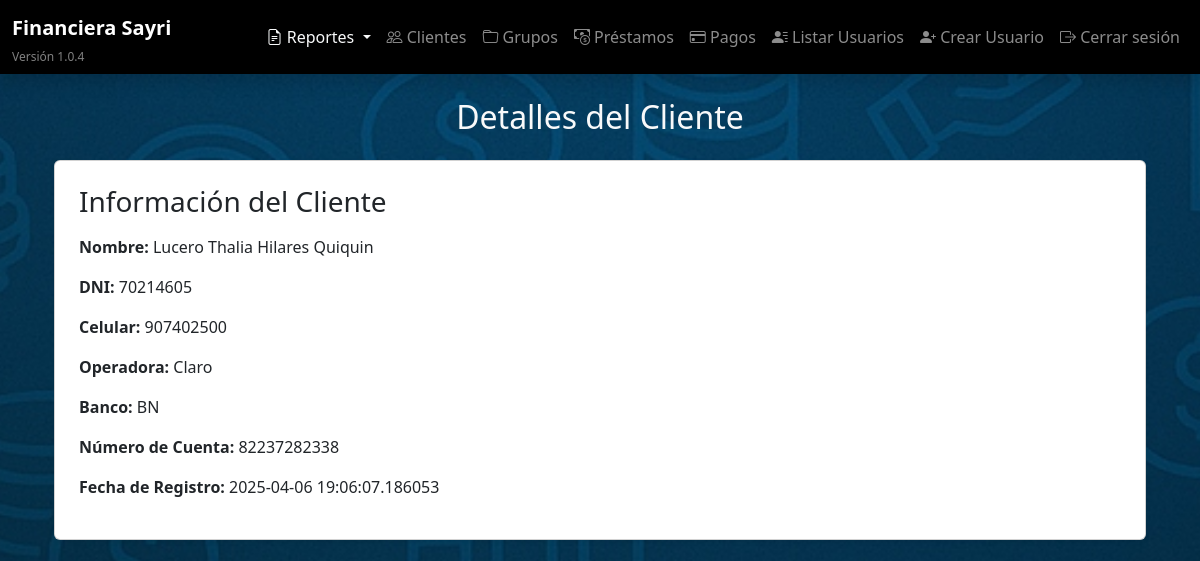
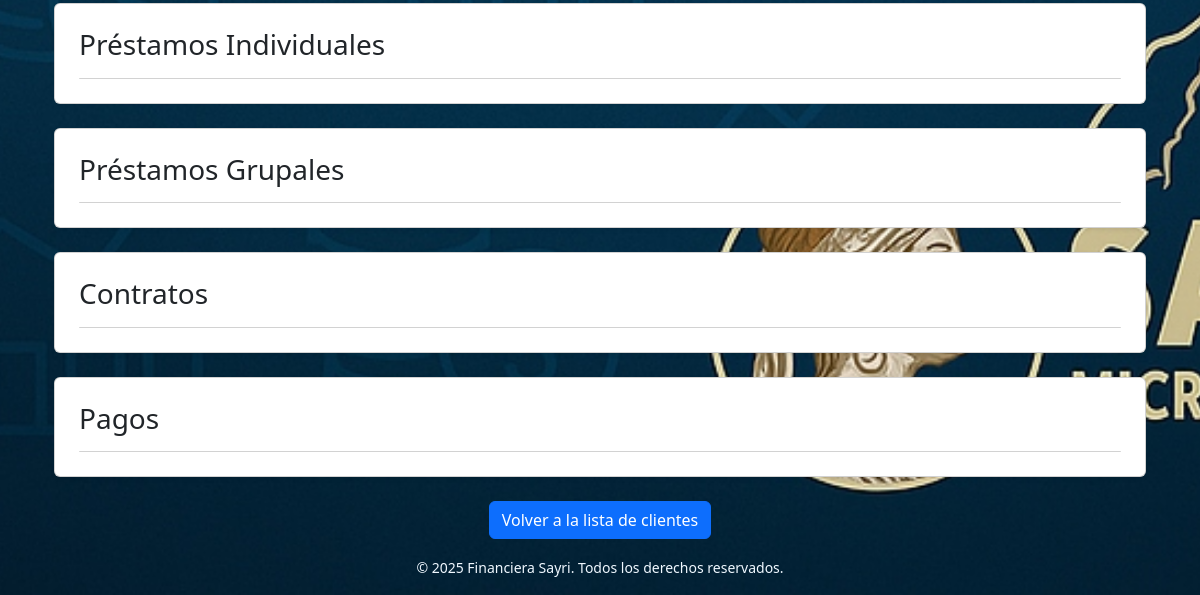
/clientes/2 (signed in), run on an earlier commit of the app's database (2 pictures, top to bottom).
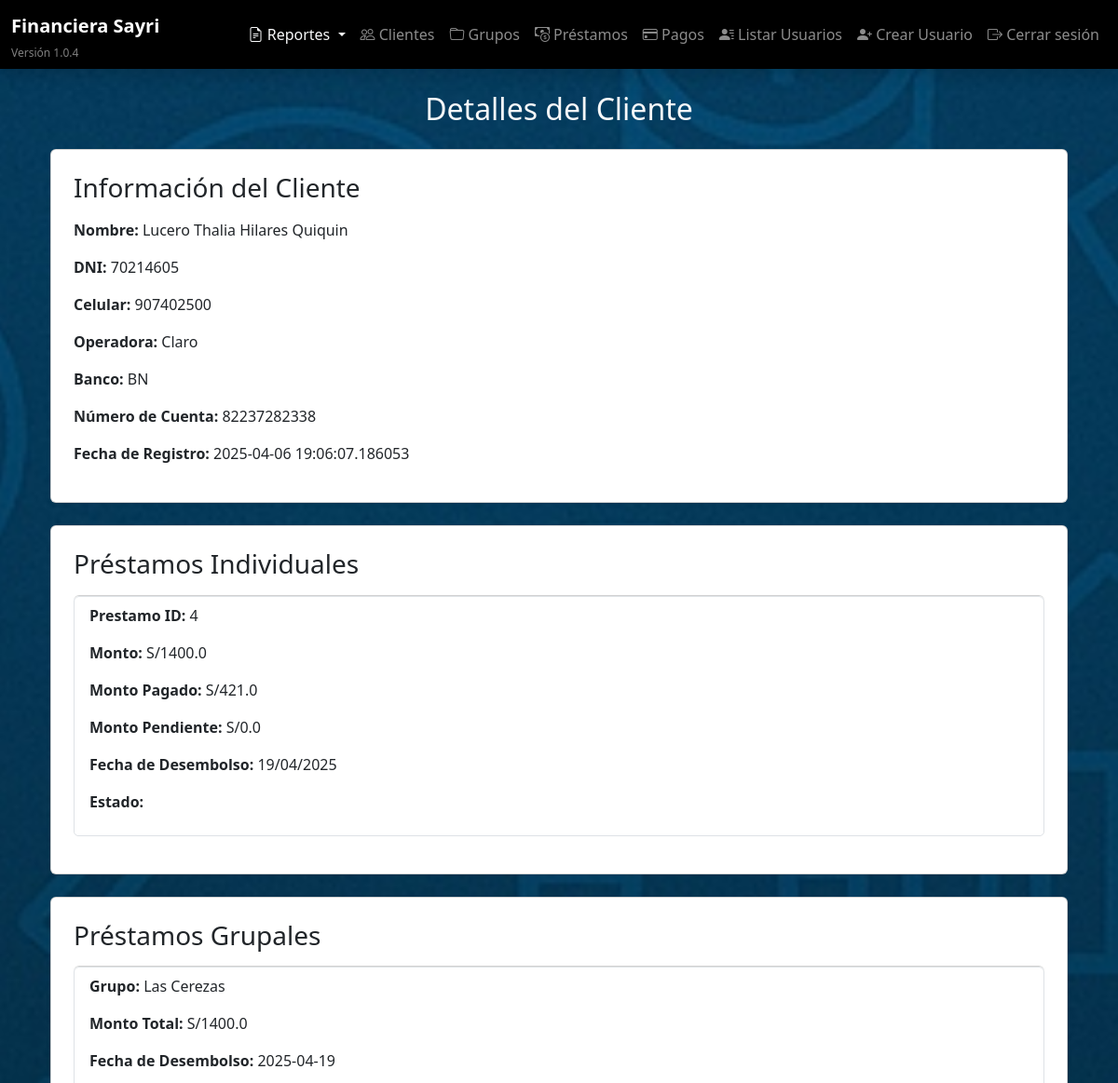
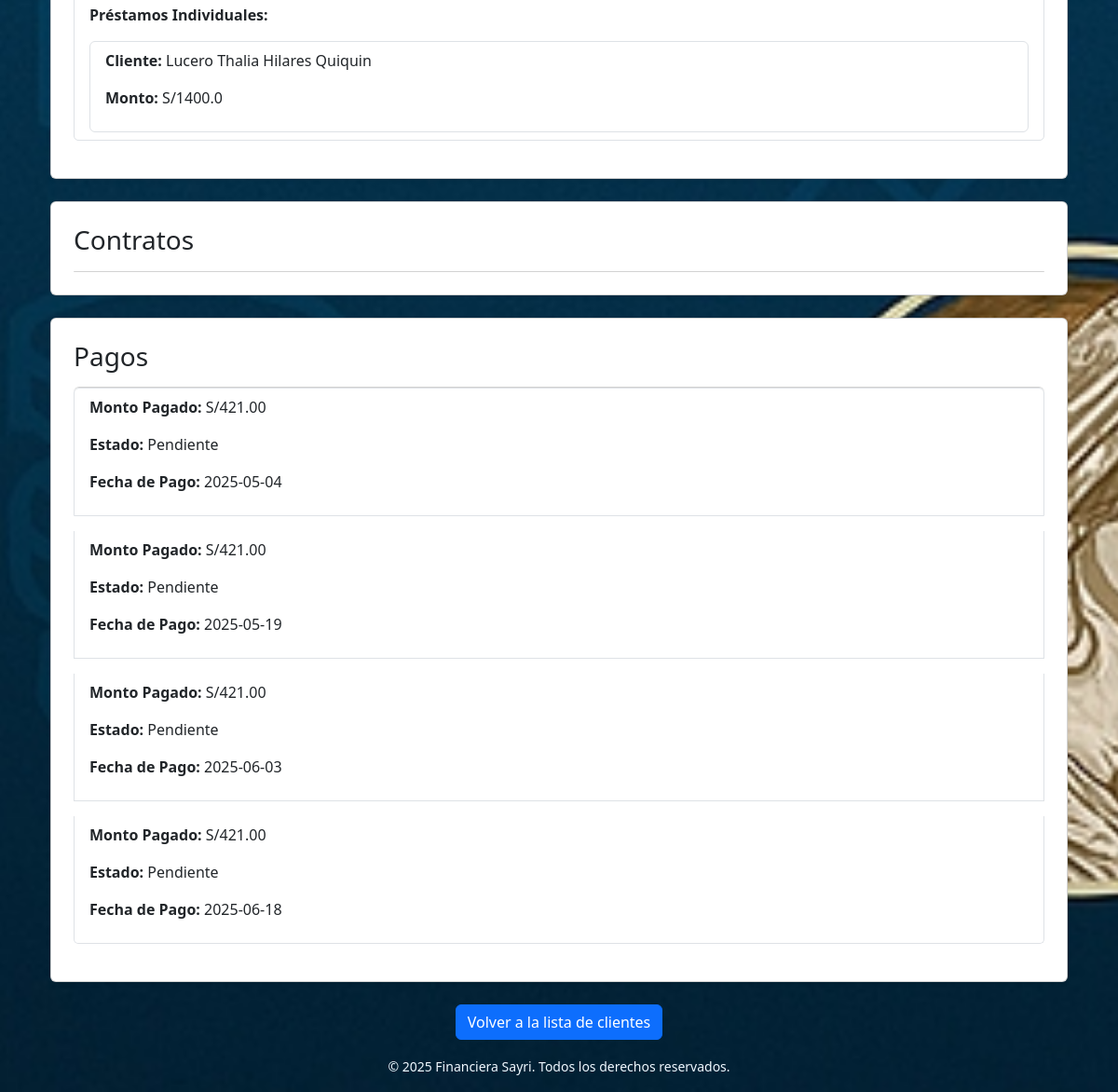
And on a later commit of the database (2 pictures, top to bottom).
### models/cliente.py (models this page shows)
class Cliente(db.Model):
    __tablename__ = 'cliente'
    id = db.Column(db.Integer, primary_key=True)
    nombre = db.Column(db.String(100), nullable=False)
    apellido = db.Column(db.String(100), nullable=False)
    dni = db.Column(db.String(15), unique=True, nullable=False)
    celular = db.Column(db.String(20), nullable=False)
    operadora = db.Column(db.String(50))
    banco = db.Column(db.String(50))
    numero_cuenta = db.Column(db.String(50))
    fecha_registro = db.Column(db.DateTime, default=datetime.utcnow)
    grupo_id = db.Column(db.Integer, db.ForeignKey('grupo.id'), nullable=True)
    prestamos_individuales = db.relationship('PrestamoIndividual', backref='cliente', lazy=True)

### models/prestamo_individual.py (models this page shows)
class PrestamoIndividual(db.Model):
    __tablename__ = 'prestamoindividual'
    id = db.Column(db.Integer, primary_key=True)
    prestamo_grupal_id = db.Column(db.Integer, db.ForeignKey('prestamogrupal.id'), nullable=False)
    cliente_id = db.Column(db.Integer, db.ForeignKey('cliente.id'), nullable=False)
    monto_pagado = db.Column(db.Float, default=0.0)
    monto = db.Column(db.Float, nullable=False)
    pagos = db.relationship('Pago', back_populates='prestamo_individual', cascade='all, delete-orphan', lazy='subquery')  # Considerar 'subquery' si hay muchos pagos
    prestamo_grupal = db.relationship('PrestamoGrupal', back_populates='prestamos_individuales')
    @property
    def monto_pendiente(self):
        from models.pago import Pago  # Importación dentro del método para evitar ciclos
        monto_pagado = db.session.query(db.func.sum(Pago.monto_pagado)).filter(
        Pago.prestamo_individual_id == self.id,
        Pago.estado.in_(["Pagado", "Incompleto"])  # Filtrar pagos con estos estados
    ).scalar() or 0  # Si no hay pagos, asigna 0
        return float(monto_pagado)  # Conversión a float para evitar problemas con Decimal

### models/prestamo_grupal.py (models this page shows)
class PrestamoGrupal(db.Model):
    __tablename__ = 'prestamogrupal'
    id = db.Column(db.Integer, primary_key=True)
    grupo_id = db.Column(db.Integer, db.ForeignKey('grupo.id'), nullable=False)
    fecha_desembolso = db.Column(db.Date, nullable=False, default=date.today)  # Valor por defecto: hoy
    prestamos_individuales = db.relationship('PrestamoIndividual', back_populates='prestamo_grupal', cascade='all, delete-orphan', lazy='subquery')
    @property
    def monto_total(self):
        return sum(prestamo.monto for prestamo in self.prestamos_individuales) if self.prestamos_individuales else 0.0

### models/grupo.py (models this page shows)
class Grupo(db.Model):
    __tablename__ = 'grupo'
    id = db.Column(db.Integer, primary_key=True)
    nombre = db.Column(db.String(100), nullable=False)
    fecha_creacion = db.Column(db.DateTime, default=datetime.utcnow)
    prestamos_grupales = db.relationship('PrestamoGrupal', backref='grupo', lazy=True)
    clientes = db.relationship('Cliente', backref='grupo', lazy=True)

### models/pago.py (models this page shows)
class Pago(db.Model):
    __tablename__ = 'pago'
    id = db.Column(db.Integer, primary_key=True)
    cliente_id = db.Column(db.Integer, db.ForeignKey('cliente.id'), nullable=False)
    prestamo_individual_id = db.Column(db.Integer, db.ForeignKey('prestamoindividual.id'), nullable=False)
    monto_pendiente = db.Column(db.Numeric(10, 2), nullable=True)
    monto_pagado = db.Column(db.Numeric(10, 2), nullable=True)
    estado = db.Column(db.String(20), default="Pendiente")
    fecha_pago = db.Column(db.Date, nullable=False)
    cliente = db.relationship('Cliente', backref='pagos')
    prestamo_individual = db.relationship('PrestamoIndividual', back_populates='pagos')

### routes/clientes.py (the view)
@clientes_bp.route('/<int:cliente_id>')
@login_required
def detalle_cliente(cliente_id):
    cliente = Cliente.query.get_or_404(cliente_id)
    prestamos = cliente.prestamos_individuales  # Relación con los préstamos individuales
    contratos = cliente.contratos  # Relación con los contratos
    pagos = cliente.pagos  # Relación con los pagos
    prestamos_grupales = PrestamoGrupal.query.join(PrestamoIndividual).filter(PrestamoIndividual.cliente_id == cliente.id).all()  # Obtener préstamos grupales del cliente
    return render_template('clientes/detalle_cliente.html', cliente=cliente, prestamos=prestamos, contratos=contratos, pagos=pagos, prestamos_grupales=prestamos_grupales)

### templates/clientes/detalle_cliente.html (shortened to what this page needs)
{% extends "base.html" %}
{% block content %}
    <div class="container">
        <h2 class="text-center mb-4">Detalles del Cliente</h2>
        <div class="card p-4 mb-4 shadow-sm">
            <h3 class="mb-3">Información del Cliente</h3>
            <p><strong>Nombre:</strong> {{ cliente.nombre }} {{ cliente.apellido }}</p>
            <p><strong>DNI:</strong> {{ cliente.dni }}</p>
            <p><strong>Celular:</strong> {{ cliente.celular }}</p>
            <p><strong>Operadora:</strong> {{ cliente.operadora }}</p>
            <p><strong>Banco:</strong> {{ cliente.banco }}</p>
            <p><strong>Número de Cuenta:</strong> {{ cliente.numero_cuenta }}</p>
            <p><strong>Fecha de Registro:</strong> {{ cliente.fecha_registro }}</p>
        </div>
        <div class="card p-4 mb-4 shadow-sm">
            <h3 class="mb-3">Préstamos Individuales</h3>
            <ul class="list-group">
                {% for prestamo in prestamos %}
                    <li class="list-group-item mb-3">
                        <p><strong>Prestamo ID:</strong> {{ prestamo.id }}</p>
                        <p><strong>Monto:</strong> S/{{ prestamo.monto }}</p>
                        <p><strong>Monto Pagado:</strong> S/{{ prestamo.monto_pagado }}</p>
                        <p><strong>Monto Pendiente:</strong> S/{{ prestamo.monto_pendiente }}</p>
                        <p><strong>Fecha de Desembolso:</strong> {{ prestamo.prestamo_grupal.fecha_desembolso.strftime('%d/%m/%Y') }}</p>
                        <p><strong>Estado:</strong> {{ prestamo.estado }}</p>
                    </li>
                {% endfor %}
            </ul>
        </div>
        <div class="card p-4 mb-4 shadow-sm">
            <h3 class="mb-3">Préstamos Grupales</h3>
            <ul class="list-group">
                {% for prestamo_grupal in prestamos_grupales %}
                    <li class="list-group-item mb-3">
                        <p><strong>Grupo:</strong> {{ prestamo_grupal.grupo.nombre }}</p>
                        <p><strong>Monto Total:</strong> S/{{ prestamo_grupal.monto_total }}</p>
                        <p><strong>Fecha de Desembolso:</strong> {{ prestamo_grupal.fecha_desembolso }}</p>
                        <p><strong>Préstamos Individuales:</strong></p>
                        <ul class="list-group ml-4">
                            {% for prestamo_individual in prestamo_grupal.prestamos_individuales %}
                                <li class="list-group-item">
                                    <p><strong>Cliente:</strong> {{ prestamo_individual.cliente.nombre }} {{ prestamo_individual.cliente.apellido }}</p>
                                    <p><strong>Monto:</strong> S/{{ prestamo_individual.monto }}</p>
                                </li>
                            {% endfor %}
                        </ul>
                    </li>
                {% endfor %}
            </ul>
        </div>
        <div class="card p-4 mb-4 shadow-sm">
            <h3 class="mb-3">Contratos</h3>
            <ul class="list-group">
            </ul>
        </div>
        <div class="card p-4 mb-4 shadow-sm">
            <h3 class="mb-3">Pagos</h3>
            <ul class="list-group">
                {% for pago in pagos %}
                    <li class="list-group-item mb-3">
                        <p><strong>Monto Pagado:</strong> S/{{ pago.monto_pagado }}</p>
                        <p><strong>Estado:</strong> {{ pago.estado }}</p>
                        <p><strong>Fecha de Pago:</strong> {{ pago.fecha_pago }}</p>
                    </li>
                {% endfor %}
            </ul>
        </div>
        <div class="text-center">
            <a href="{{ url_for('clientes.lista_clientes') }}" class="btn btn-primary">Volver a la lista de clientes</a>
        </div>
    </div>
{% endblock %}

### templates/base.html (shortened to what this page needs)
<!DOCTYPE html>
<html lang="es">
<head>
    <link href="https://cdn.jsdelivr.net/npm/bootstrap@5.3.2/dist/css/bootstrap.min.css" rel="stylesheet">
    <link rel="stylesheet" href="https://cdn.jsdelivr.net/npm/bootstrap-icons/font/bootstrap-icons.css">
    <link rel="stylesheet" href="{{ url_for('static', filename='styles.css') }}">
</head>
<body class="bg-dark text-light">
    <header class="navbar navbar-expand-lg navbar-dark bg-black shadow">
        <div class="container-fluid d-flex flex-column flex-lg-row align-items-start align-items-lg-center">
            <div class="d-flex flex-column">
                <a class="navbar-brand fw-bold" href="/">Financiera Sayri</a>
                <small class="text-white-50" style="font-size: 0.75rem;">Versión 1.0.4</small>
            </div>
            <div class="collapse navbar-collapse justify-content-end mt-2 mt-lg-0" id="navbarNav">
                <ul class="navbar-nav">
                    {% if current_user.is_authenticated and current_user.rol.nombre == 'admin' %}
                    <li class="nav-item dropdown">
                        <a class="nav-link dropdown-toggle text-light" href="#" id="reportesDropdown" role="button" data-bs-toggle="dropdown" aria-expanded="false">
                            <i class="bi bi-file-earmark-text"></i> Reportes
                        </a>
                    </li>
                    {% endif %}
                    <li class="nav-item">
                        <a class="nav-link" href="{{ url_for('clientes.lista_clientes') }}">
                            <i class="bi bi-people"></i> Clientes
                        </a>
                    </li>
                    <li class="nav-item">
                        <a class="nav-link" href="{{ url_for('grupos.lista_grupos') }}">
                            <i class="bi bi-folder"></i> Grupos
                        </a>
                    </li>
                    <li class="nav-item">
                        <a class="nav-link" href="{{ url_for('prestamos_grupales.lista_prestamos_grupales') }}">
                            <i class="bi bi-cash-coin"></i> Préstamos
                        </a>
                    </li>
                    <li class="nav-item">
                        <a class="nav-link" href="{{ url_for('pagos.lista_pagos') }}">
                            <i class="bi bi-credit-card"></i> Pagos
                        </a>
                    </li>
                    {% if current_user.is_authenticated and current_user.rol.nombre == 'admin' %}
                        <li class="nav-item">
                            <a class="nav-link" href="{{ url_for('admin.listar_usuarios') }}">
                                <i class="bi bi-person-lines-fill"></i> Listar Usuarios
                            </a>
                        </li>
                        <li class="nav-item">
                            <a class="nav-link" href="{{ url_for('admin.crear_usuario') }}">
                                <i class="bi bi-person-plus-fill"></i> Crear Usuario
                            </a>
                        </li>
                    {% endif %}
                    {% if current_user.is_authenticated %}
                        <li class="nav-item">
                            <a class="nav-link" href="{{ url_for('login.logout') }}">
                                <i class="bi bi-box-arrow-right"></i> Cerrar sesión
                            </a>
                        </li>
                    {% endif %}
                </ul>
            </div>
        </div>
    </header>
    <main class="container mt-4">
        {% block content %}
        {% endblock %}
    </main>
    <footer class="text-center text-muted py-3">
        <small style="color: aliceblue;">&copy; 2025 Financiera Sayri. Todos los derechos reservados.</small>
    </footer>
</body>
</html>

### static/styles.css (style rules this page uses)
body { background: url('/static/images/fondo.jpg') no-repeat center center fixed; background-size: cover; color: white; }

What changed in the data, as far as the page shows it:
added PrestamoIndividual: id "4", monto "1400.0", monto_pagado "421.0", monto_pendiente "0.0", prestamo_grupal.fecha_desembolso "19/04/2025", cliente.nombre "Lucero Thalia", cliente.apellido "Hilares Quiquin"
added PrestamoGrupal: grupo.nombre "Las Cerezas", monto_total "1400.0", fecha_desembolso "2025-04-19"
added Pago: monto_pagado "421.00", estado "Pendiente", fecha_pago "2025-05-04"
added Pago: monto_pagado "421.00", estado "Pendiente", fecha_pago "2025-05-19"
added Pago: monto_pagado "421.00", estado "Pendiente", fecha_pago "2025-06-03"
added Pago: monto_pagado "421.00", estado "Pendiente", fecha_pago "2025-06-18"
